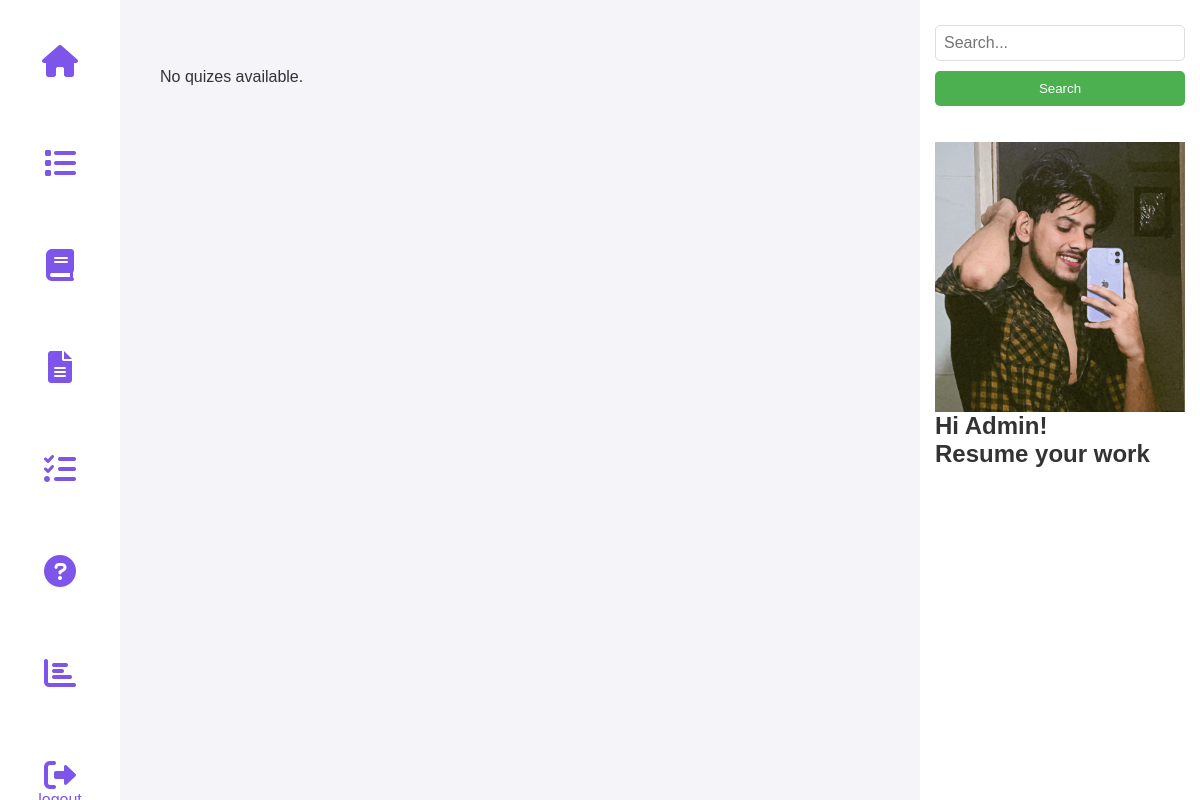
/view_quiz (signed in), run on an earlier commit of the app's database.
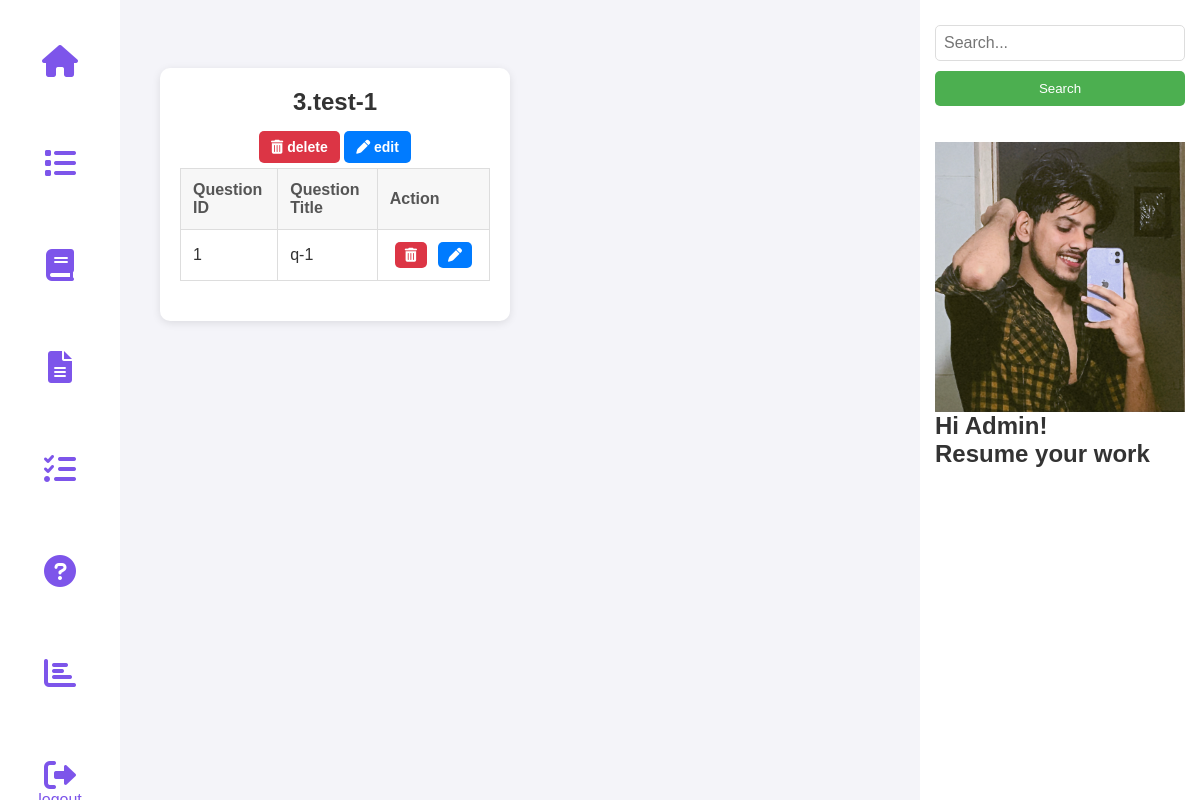
And on a later commit of the database.
### tables this page shows
CREATE TABLE QUIZES(
    id INTEGER PRIMARY KEY AUTOINCREMENT,
    quiz_name TEXT NOT NULL,
    chapter_id INTEGER NOT NULL,
    date TEXT NOT NULL,
    duration INTEGER NOT NULL,
    FOREIGN KEY(chapter_id) REFERENCES CHAPTERS(id) on DELETE CASCADE ON UPDATE CASCADE
    );

CREATE TABLE QUESTIONS(
    id INTEGER PRIMARY KEY AUTOINCREMENT,
    question_title TEXT NOT NULL,
    question TEXT NOT NULL,
    option1 TEXT NOT NULL,
    option2 TEXT NOT NULL,
    option3 TEXT NOT NULL,
    option4 TEXT NOT NULL,
    answer TEXT NOT NULL,
    quiz_id INTEGER NOT NULL,
    FOREIGN KEY(quiz_id) REFERENCES QUIZES(id) on DELETE CASCADE ON UPDATE CASCADE
    );

### controllers/admin.py (the view)
@admin_bp.route('/view_quiz')
def view_quiz():
    if 'admin' not in session:
        return redirect(url_for('auth.admin_login'))
    conn = get_db_connection()
    cursor = conn.cursor()
    cursor.execute("SELECT id, quiz_name FROM QUIZES")
    quizzes = cursor.fetchall()
    cursor.execute("SELECT id, quiz_id, question_title FROM QUESTIONS")
    questions = cursor.fetchall()
    conn.close()
    quiz_dict = {quiz[0]: {"id": quiz[0], "name": quiz[1], "questions": []} for quiz in quizzes}
    for question_id, quiz_id, question_title in questions:
        if quiz_id in quiz_dict:
            quiz_dict[quiz_id]["questions"].append({
                "id": question_id,
                "question_title": question_title
            })
    return render_template('admin/view_quiz.html', quizes=quiz_dict.values())

### models/setup_db.py (called while the page is built)
def get_db_connection():
    try:
        conn = sqlite3.connect(DB_PATH)
        conn.execute("PRAGMA foreign_keys = ON;")
        return conn
    except sqlite3.Error as e:
        print(f"❌ Database connection failed: {e}")
        return None

### templates/admin/view_quiz.html (shortened to what this page needs)
<!DOCTYPE html>
<html lang="en">
<head>
    <link rel="stylesheet" href="https://cdnjs.cloudflare.com/ajax/libs/font-awesome/6.0.0/css/all.min.css">
    <link rel="stylesheet" href="{{ url_for('static', filename='admin.css') }}">
</head>
<body>
    <nav class="nav">
        <div class="nav-left">
            <a href="{{ url_for('admin.admin_dashboard') }}"><button class="nav-button"><i
                        class="fas fa-home fa-2x"></i></button></a>
            <a href="{{ url_for('admin.view_quiz') }}"><button class="nav-button"><i
                        class="fas fa-list fa-2x"></i></button></a>
            <a href="{{ url_for('admin.add_subject') }}"><button class="nav-button"><i
                        class="fas fa-book fa-2x"></i></button></a>
            <a href="{{ url_for('admin.add_chapter') }}"><button class="nav-button"><i
                        class="fas fa-file-alt fa-2x"></i></button></a>
            <a href="{{ url_for('admin.add_quiz') }}"><button class="nav-button"><i
                        class="fas fa-tasks fa-2x"></i></button></a>
            <a href="{{ url_for('admin.add_question') }}"><button class="nav-button"><i
                        class="fas fa-question-circle fa-2x"></i></button></a>
            <a href="{{ url_for('admin.admin_summary') }}"><button class="nav-button"><i
                        class="fas fa-chart-bar fa-2x"></i></button></a>
            <a href="{{ url_for('auth.logout') }}"><button class="nav-button"><i
                        class="fas fa-sign-out-alt fa-2x"></i>logout</button></a>
        </div>
    </nav>
    <nav class="nav2">
        <div class="nav-right">
            <form method="GET" action="{{ url_for('admin.search_admin') }}">
                <input type="text" name="query" class="search-bar" placeholder="Search...">
                <button type="submit" class="search-button">Search</button>
            </form>
            <br><br>
            <img src="{{ url_for('static', filename='ayush.jpeg') }}" alt="Admin Profile" class="profile">
            <h1>Hi Admin!</h1>
            <h2>Resume your work</h2>
        </div>
    </nav>
    <div class="container2">
        {% for quiz in quizes %}
        <div class="quiz-box">
            <h1>{{quiz.id}}.{{ quiz.name }}</h1>
            <a href="{{ url_for('admin.delete_quiz', quiz_id=quiz.id) }}" class="delete-button"><i class="fas fa-trash-alt"></i> delete</a>
            <a href="{{ url_for('admin.edit_quiz', quiz_id=quiz.id) }}">
                <button class="edit-btn"><i class="fas fa-pen"></i> edit</button>
            </a>
            <table border="1">
                <thead>
                    <tr>
                        <th>Question ID</th>
                        <th>Question Title</th>
                        <th>Action</th>
                    </tr>
                </thead>
                <tbody>
                    {% for question in quiz.questions %}
                    <tr>
                        <td>{{ question.id }}</td>
                        <td>{{ question.question_title }}</td>
                        <td>
                            <div class="button-group">
                                <a href="{{ url_for('admin.delete_question', question_id=question.id) }}"
                                    class="delete-button"><i class="fas fa-trash-alt"></i> </a>
                                <a href="{{ url_for('admin.edit_question', question_id=question.id) }}">
                                    <button class="edit-btn"><i class="fas fa-pen"></i> </button>
                                </a>
                            </div>
                        </td>
                    </tr>
                    {% endfor %}
                </tbody>
            </table>
        </div>
        {% else %}
        <p>No quizes available.</p>
        {% endfor %}
    </div>
</body>
</html>

What changed in the data, as far as the page shows it:
added QUIZES: id "3", name "test-1"
added QUESTIONS: id "1", question_title "q-1"
Also different on the page:
text no longer shown: "No quizes available."
